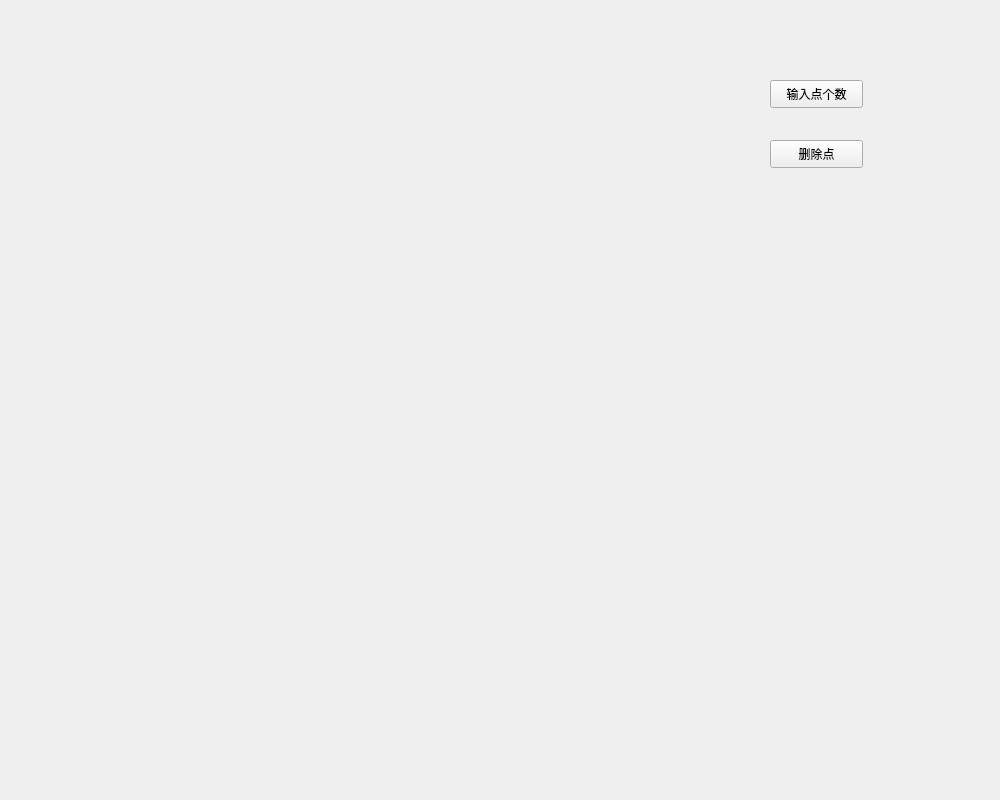
<?xml version="1.0" encoding="UTF-8"?>
<ui version="4.0">
 <class>Widget</class>
 <widget class="QWidget" name="Widget">
  <property name="geometry">
   <rect>
    <x>0</x>
    <y>0</y>
    <width>1000</width>
    <height>800</height>
   </rect>
  </property>
  <property name="windowTitle">
   <string>Widget</string>
  </property>
  <widget class="QPushButton" name="pushButton">
   <property name="geometry">
    <rect>
     <x>770</x>
     <y>80</y>
     <width>93</width>
     <height>28</height>
    </rect>
   </property>
   <property name="text">
    <string>输入点个数</string>
   </property>
  </widget>
  <widget class="QPushButton" name="pushButton_2">
   <property name="geometry">
    <rect>
     <x>770</x>
     <y>140</y>
     <width>93</width>
     <height>28</height>
    </rect>
   </property>
   <property name="text">
    <string>删除点</string>
   </property>
  </widget>
 </widget>
 <layoutdefault spacing="6" margin="11"/>
 <resources/>
 <connections/>
</ui>
